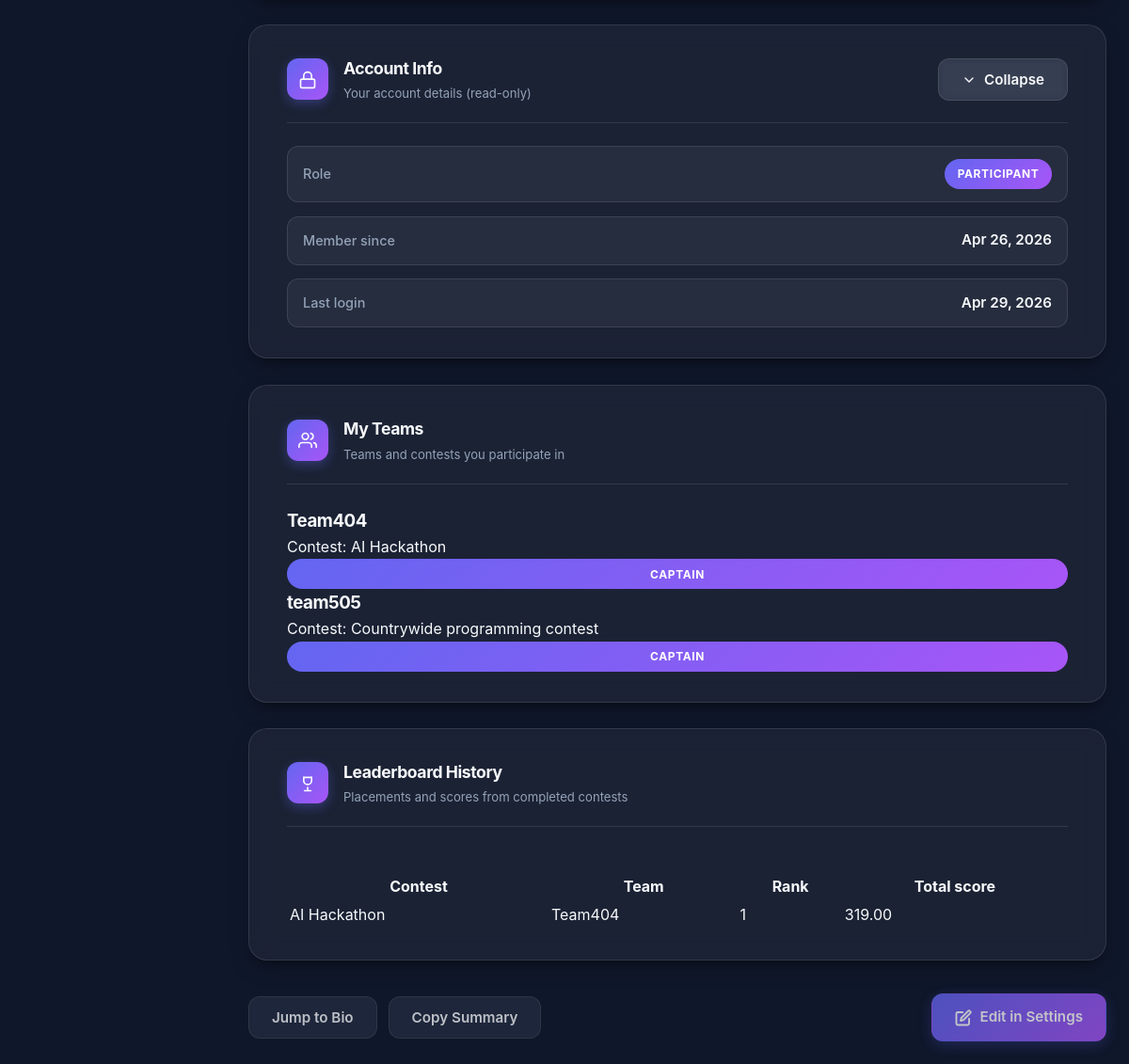
Page /en/profile/ (signed in, lower part) on the earlier database version.
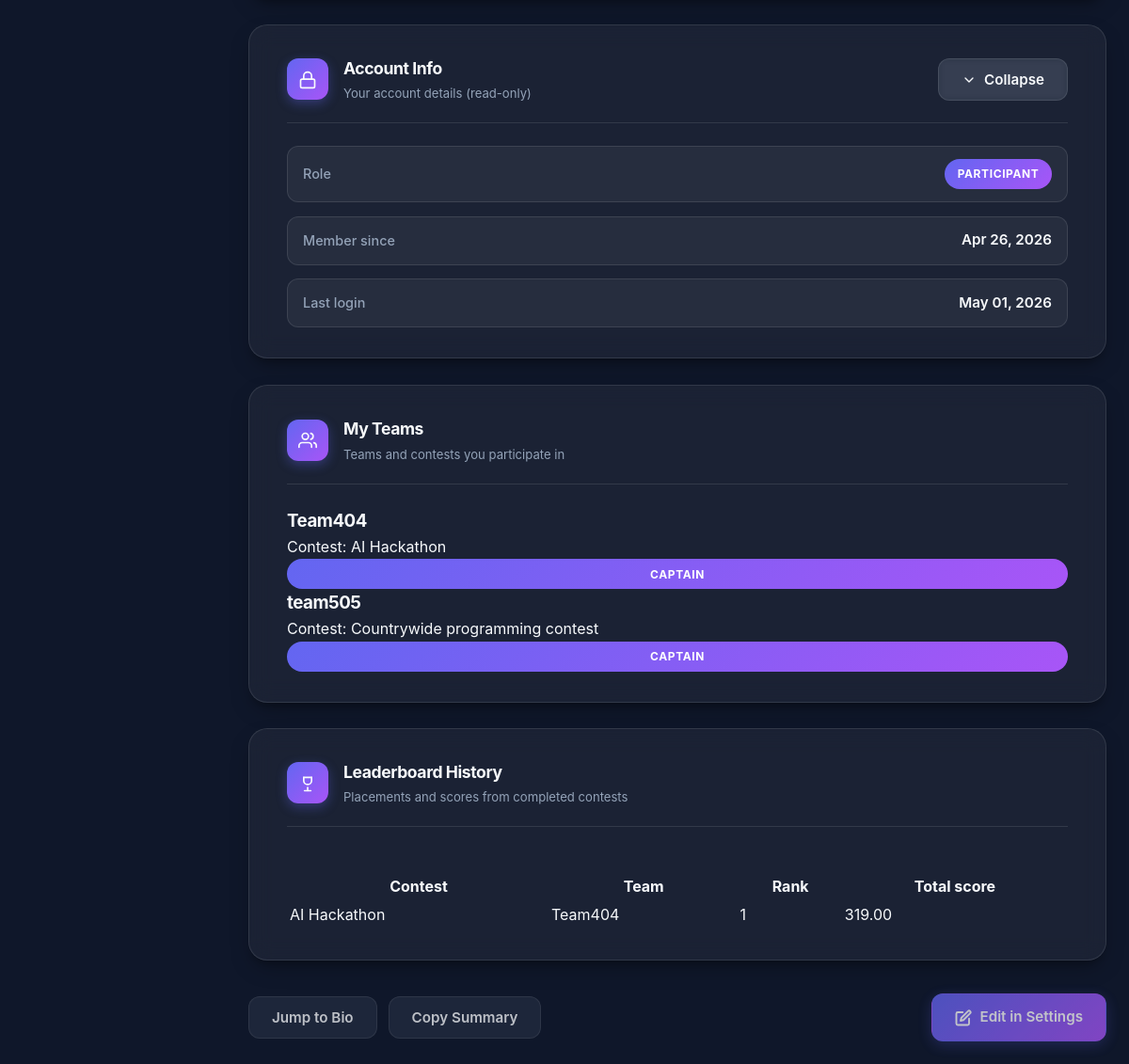
Same page on the later database version.
### app/models.py (models this page shows, shortened)
class User(AbstractUser):
    class Role(models.TextChoices):
        ORGANIZER = "ORGANIZER", _("Organizer")
        JURY = "JURY", _("Jury")
        PARTICIPANT = "PARTICIPANT", _("Participant")
    username = models.CharField(max_length=20, unique=True)
    bio = models.CharField(max_length=200, blank=True)
    role = models.CharField(choices=Role.choices, default=Role.PARTICIPANT)
    def is_participant(self):
        return self.role == self.Role.PARTICIPANT

### app/views/views_general.py (the view, shortened to what this page needs)
# urls.py: path("profile/", views.ProfileView.as_view(), name="profile"),
class ProfileView(RedirectToRegisterMixin, View):
    def _build_context(self, request, form, saved=False):
        user = request.user
        context = {
            "form": form,
            "saved": saved,
        }
        if user.is_participant():
            teams = (
                Team.objects.filter(participants=user)
                .prefetch_related("teams_in_contests")
                .order_by("name")
                .distinct()
            )
            captained_team_ids = set(user.captained_teams.values_list("id", flat=True))
            participant_team_rows = []
            for team in teams:
                contests = list(team.teams_in_contests.exclude(status=Contest.Status.DRAFT).order_by("-start_date", "name"))
                if contests:
                    for contest in contests:
                        participant_team_rows.append(
                            {
                                "team": team,
                                "contest": contest,
                                "is_captain": team.id in captained_team_ids,
                            }
                        )
            leaderboard_entries = (
                LeaderboardEntry.objects.filter(team__participants=user)
                .select_related("contest", "team")
                .order_by("contest__start_date", "rank", "team__name")
            )
            context.update(
                participant_team_rows=participant_team_rows,
                leaderboard_entries=leaderboard_entries,
            )
        elif user.is_organizer():
            organized_contests = user.organized_contests.order_by("-start_date", "name")
            context.update(organized_contests=organized_contests)
        return context
    def get(self, request):
        form = ProfileBioForm(instance=request.user)
        return render(
            request,
            "app/core/profile.html",
            self._build_context(request, form, saved=request.GET.get("saved") == "1"),
        )

### app/context_processors.py (called while the page is built)
def notification_count(request):
    if request.user.is_authenticated:
        return {
            'unread_notification_count': request.user.notifications.filter(is_read=False).count()
        }
    return {'unread_notification_count': 0}

### app/models.py (called while the page is built)
    @property
    def rank_display(self):
        return f"{self.rank}{' (tied)' if self.is_tied else ''}"

### app/templates/app/core/profile.html (shortened to what the changed rows need)
{% extends 'app/core/base.html' %}
{% load static i18n %}
{% block extra_css %}
<link rel="stylesheet" href="{% static 'css/core/profile.css' %}">
<link rel="stylesheet" href="{% static 'css/core/settings.css' %}">
<link rel="stylesheet" href="{% static 'css/core/home.css' %}">
{% endblock %}
{% block main_class %}page-narrow{% endblock %}
{% block content %}
        <div class="settings-layout">
            <section class="settings-card">
                <div class="settings-card__header">
                    <div>
                        <h2 class="settings-card__title">{% trans "Account Info" %}</h2>
                    </div>
                </div>
                <div class="settings-info-grid collapsible-content" id="profileInfoPanel">
                    <div class="settings-info-item">
                        <span class="settings-info-item__value">
                            <span class="role-badge">{{ user.get_role_display }}</span>
                        </span>
                    </div>
                    <div class="settings-info-item">
                        <span class="settings-info-item__label">{% trans "Member since" %}</span>
                        <span class="settings-info-item__value">{{ user.date_joined|date:"M d, Y" }}</span>
                    </div>
                    <div class="settings-info-item">
                        <span class="settings-info-item__label">{% trans "Last login" %}</span>
                        <span class="settings-info-item__value">{{ user.last_login|date:"M d, Y" }}</span>
                    </div>
                </div>
            </section>
            {% if user.is_participant %}
            <section class="settings-card">
                <div class="settings-card__header">
                    <div>
                        <h2 class="settings-card__title">{% trans "My Teams" %}</h2>
                    </div>
                </div>
            </section>
            <section class="settings-card">
                <div class="settings-card__header">
                    <div>
                        <h2 class="settings-card__title">{% trans "Leaderboard History" %}</h2>
                    </div>
                </div>
                {% if leaderboard_entries %}
                <div class="profile-table-wrap">
                    <div class="div-004"><table class="profile-table table-001">
                        <thead>
                            <tr>
                                <th>{% trans "Contest" %}</th>
                                <th>{% trans "Team" %}</th>
                                <th>{% trans "Rank" %}</th>
                                <th>{% trans "Total score" %}</th>
                            </tr>
                        </thead>
                    </table></div>
                </div>
                {% else %}
                <div class="empty-state profile-empty-state">
                    <p>{% trans "No leaderboard results available yet." %}</p>
                </div>
                {% endif %}
            </section>
            {% endif %}
        </div>
{% endblock %}

Differences in the rows shown:
changed User "PARTICIPANT": last_login "Apr 29, 2026" → "May 01, 2026"
